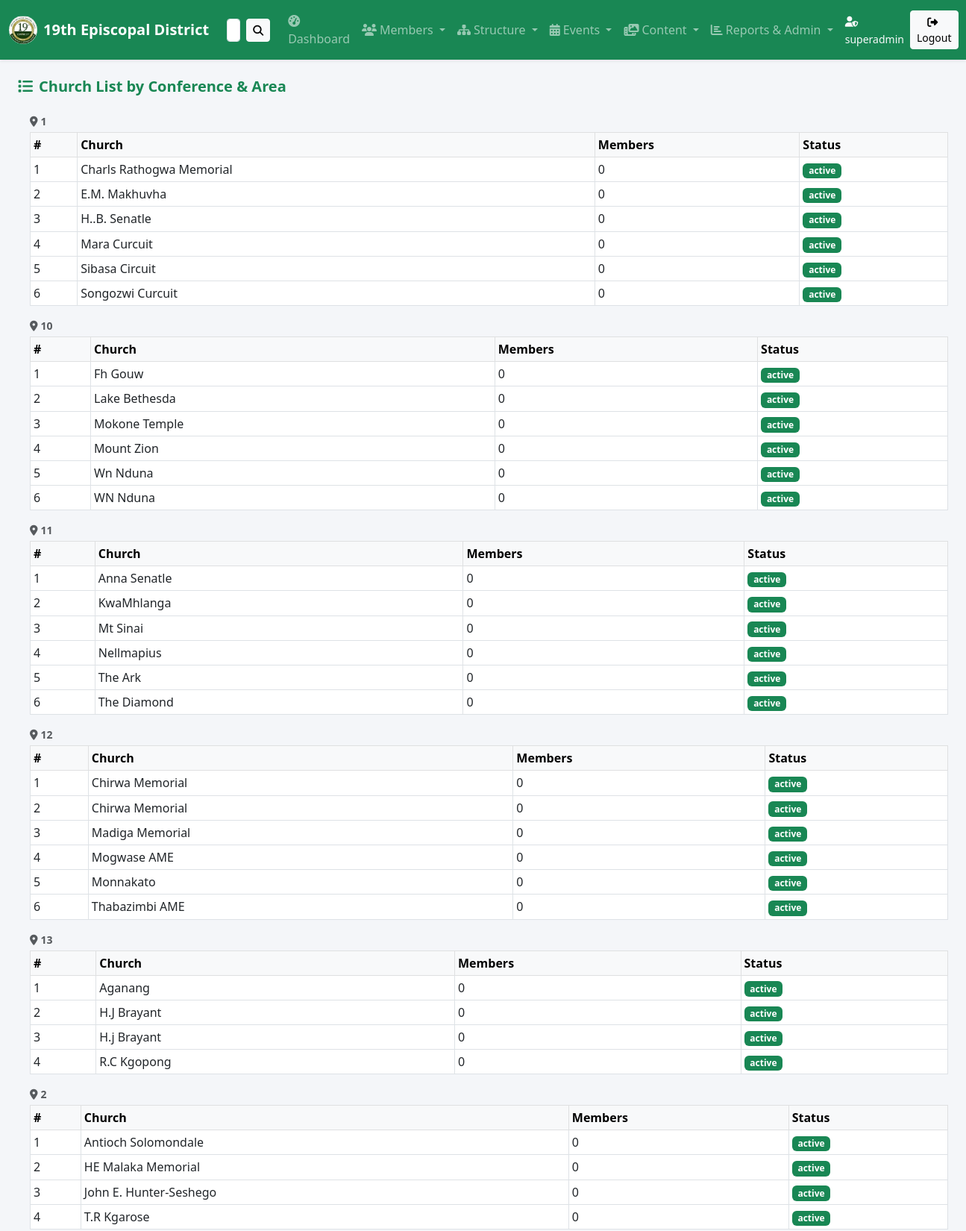
The page /views/church_list.php (signed in, upper part) on the database its author committed.
### tables this page shows
CREATE TABLE churches (
    church_id                   INT AUTO_INCREMENT PRIMARY KEY,
    district_id                 INT NOT NULL DEFAULT 19,
    conference_id               INT NULL,
    area_id                     INT NULL,
    local_church_name           VARCHAR(255) NOT NULL,
    local_church_president_name VARCHAR(255) NULL,
    local_church_director_name  VARCHAR(255) NULL,
    status                      VARCHAR(20) NOT NULL DEFAULT 'active',
    created_at                  TIMESTAMP DEFAULT CURRENT_TIMESTAMP
);

### views/church_list.php (the view, shortened to what this page needs)
<?php
require_once '../db.php';
$churches = $pdo->query("
    SELECT ch.church_id, ch.local_church_name, ch.status,
           a.area_name, c.conference_name,
           (SELECT COUNT(*) FROM members m WHERE m.church_id = ch.church_id) AS member_count
    FROM churches ch
    LEFT JOIN areas a ON ch.area_id = a.area_id
    LEFT JOIN conferences c ON ch.conference_id = c.conference_id
    ORDER BY c.conference_name, a.area_name, ch.local_church_name
")->fetchAll();
$grouped = [];
foreach ($churches as $ch) {
    $grouped[$ch['conference_name']][$ch['area_name']][] = $ch;
}
?>
<!DOCTYPE html>
<html lang="en">
<head>
  <link rel="stylesheet" href="https://cdn.jsdelivr.net/npm/bootstrap@5.3.0/dist/css/bootstrap.min.css">
  <link rel="stylesheet" href="https://cdnjs.cloudflare.com/ajax/libs/font-awesome/6.4.0/css/all.min.css">
  <link rel="stylesheet" href="../assets/css/styles.css">
</head>
<body>
<?php include '../includes/header.php'; ?>
<div class="container-fluid mt-4 px-4">
  <h5 class="fw-bold text-success mb-4"><i class="fas fa-list me-2"></i>Church List by Conference & Area</h5>
  <?php foreach ($grouped as $confName => $areas): ?>
    <?php foreach ($areas as $areaName => $chs): ?>
      <div class="ms-3 mb-3">
        <div class="text-muted small fw-semibold mb-1"><i class="fas fa-map-marker-alt me-1"></i><?= htmlspecialchars($areaName ?? 'No Area') ?></div>
        <table class="table table-sm table-bordered mb-0">
          <thead class="table-light"><tr><th>#</th><th>Church</th><th>Members</th><th>Status</th></tr></thead>
          <tbody>
            <?php foreach ($chs as $i => $ch): ?>
              <tr>
                <td><?= $i+1 ?></td>
                <td><?= htmlspecialchars($ch['local_church_name']) ?></td>
                <td><?= $ch['member_count'] ?></td>
                <td><span class="badge bg-<?= $ch['status']==='active'?'success':'secondary' ?>"><?= $ch['status'] ?></span></td>
              </tr>
            <?php endforeach; ?>
          </tbody>
        </table>
      </div>
    <?php endforeach; ?>
  <?php endforeach; ?>
</div>
</body>
</html>

### assets/css/styles.css (style rules this page uses)
body { background-color: #f4f6f9; font-family: 'Segoe UI', sans-serif; }

### rows shown on the page
churches: local_church_name "Charls Rathogwa Memorial", member_count "0", status "active"
churches: local_church_name "E.M. Makhuvha", member_count "0", status "active"
churches: local_church_name "H..B. Senatle", member_count "0", status "active"
churches: local_church_name "Mara Curcuit", member_count "0", status "active"
churches: local_church_name "Sibasa Circuit", member_count "0", status "active"
churches: local_church_name "Songozwi Curcuit", member_count "0", status "active"
churches: local_church_name "Fh Gouw", member_count "0", status "active"
churches: local_church_name "Lake Bethesda", member_count "0", status "active"
churches: local_church_name "Mokone Temple", member_count "0", status "active"
churches: local_church_name "Mount Zion", member_count "0", status "active"
churches: local_church_name "Wn Nduna", member_count "0", status "active"
churches: local_church_name "WN Nduna", member_count "0", status "active"
churches: local_church_name "Anna Senatle", member_count "0", status "active"
churches: local_church_name "KwaMhlanga", member_count "0", status "active"
churches: local_church_name "Mt Sinai", member_count "0", status "active"
churches: local_church_name "Nellmapius", member_count "0", status "active"
churches: local_church_name "The Ark", member_count "0", status "active"
churches: local_church_name "The Diamond", member_count "0", status "active"
churches: local_church_name "Chirwa Memorial", member_count "0", status "active"
churches: local_church_name "Chirwa Memorial", member_count "0", status "active"
churches: local_church_name "Madiga Memorial", member_count "0", status "active"
churches: local_church_name "Mogwase AME", member_count "0", status "active"
churches: local_church_name "Monnakato", member_count "0", status "active"
churches: local_church_name "Thabazimbi AME", member_count "0", status "active"
churches: local_church_name "Aganang", member_count "0", status "active"
churches: local_church_name "H.J Brayant", member_count "0", status "active"
churches: local_church_name "H.j Brayant", member_count "0", status "active"
churches: local_church_name "R.C Kgopong", member_count "0", status "active"
churches: local_church_name "Antioch Solomondale", member_count "0", status "active"
churches: local_church_name "HE Malaka Memorial", member_count "0", status "active"
churches: local_church_name "John E. Hunter-Seshego", member_count "0", status "active"
churches: local_church_name "T.R Kgarose", member_count "0", status "active"

### other values the page prints
$authUser['username'] "superadmin"
$areaName "1"
$areaName "10"
$areaName "11"
$areaName "12"
$areaName "13"
$areaName "2"
